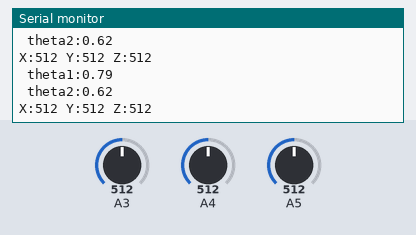
The sketch below on a simulated Arduino Uno, built with avr-gcc and run on an emulated ATmega328P. On the bench: the last lines printed to the serial monitor. The test bench sets the inputs (shaded band); at power-on: A3 = 512, A4 = 512, A5 = 512.

Above: at 1.2 s.
1.3 s: A3 set to 988
At 1.8 s:
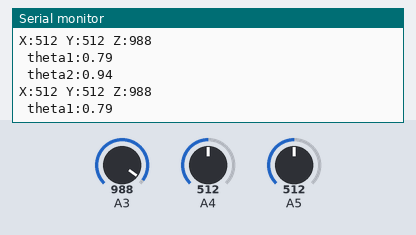
4.3 s: A3 set to 1010
At 4.8 s:
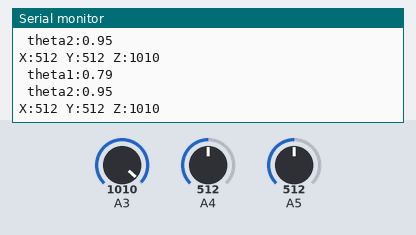
7.3 s: A4 set to 111
At 8.0 s:
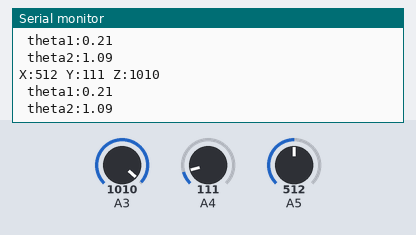
10.3 s: A4 set to 95
At 10.8 s:
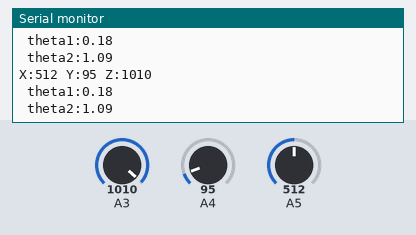
11.8 s: A4 set to 11
At 12.9 s:
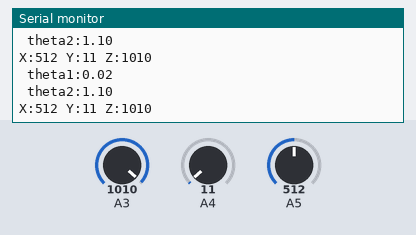
14.8 s: A4 set to 8
At 15.3 s:
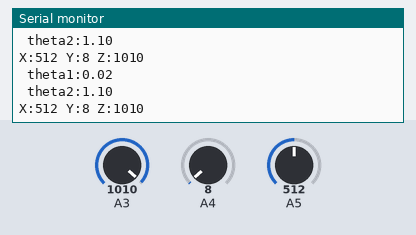
Timing chart, 0 to 17.8 s (numbered marks = the images above; inputs shaded):
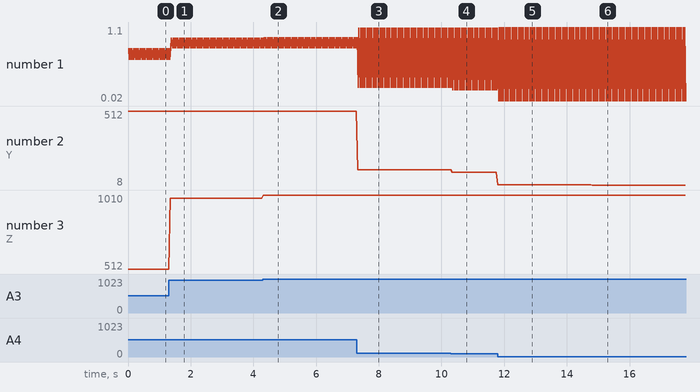

The sketch:

kasokudo1.ino
```cpp
//********************************
//加速度センサの値を取得するプログラム
//********************************
void setup()
{
  // シリアルモニターの初期化をする
  Serial.begin(9600) ;
}
void loop()
{
  long x , y , z ;
  x = y = z = 0 ;
  x = analogRead(5) ; // Ｘ軸
  y = analogRead(4) ; // Ｙ軸
  z = analogRead(3) ; // Ｚ軸
  Serial.print("X:") ;
  Serial.print(x) ;
  Serial.print(" Y:") ;
  Serial.print(y) ;
  Serial.print(" Z:") ;
  Serial.println(z) ;

  Serial.print(" theta1:") ;
  Serial.println(atan2(y, x));
  Serial.print(" theta2:") ;
  Serial.println(atan2(z, sqrt(pow(x, 2)+pow(y, 2))));

  delay(50) ;
}
```

Measured:
- the behaviour switches between 999 and 1000 on A3 (found by bisection; images 1 and 2)
- after the input at 1.3 s, the serial monitor: prints a new line after 0.05 s (image 1)
- after the input at 4.3 s, the serial monitor: prints a new line at once (image 2)
- after the input at 7.3 s, the serial monitor: prints a new line at once (image 3)
- after the input at 10.3 s, the serial monitor: prints a new line after 0.05 s (image 4)
- after the input at 11.8 s, the serial monitor: prints a new line at once (image 5)
- after the input at 14.8 s, the serial monitor: prints a new line at once (image 6)
- plotted number 1: 0.62 → 0.94 after the input at 1.3 s, 0.79 → 1.09 after the input at 7.3 s, 1.09 → 1.1 after the input at 11.8 s
